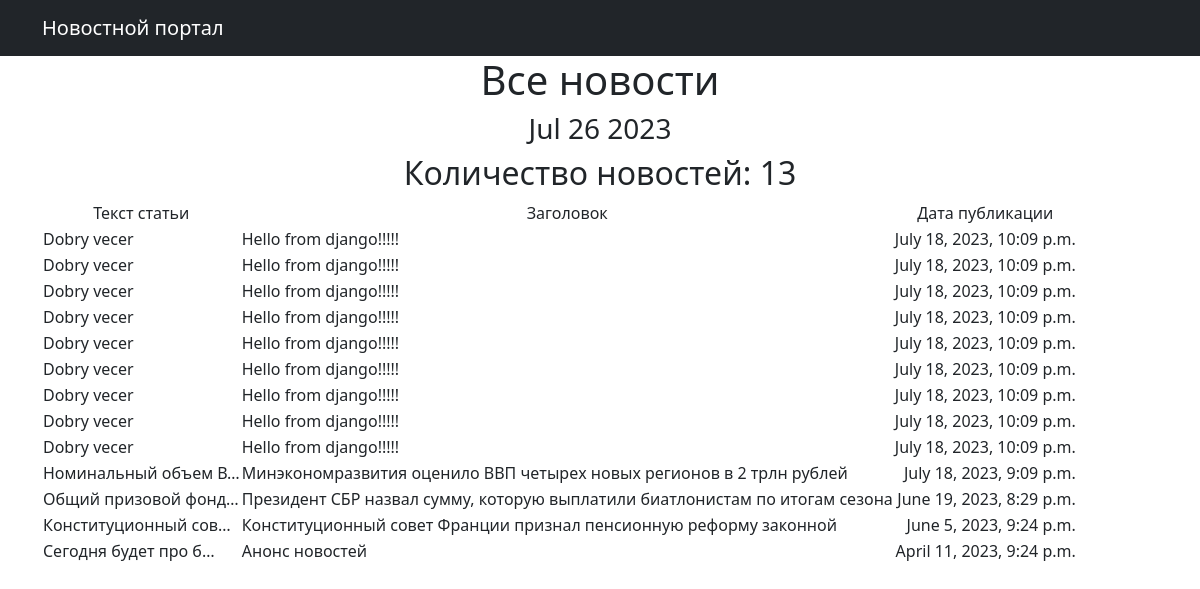
/posts/, run on the app's committed database.
### News/models.py (models this page shows, shortened)
class Post(models.Model):
    posts = 'posts'
    articles = 'articles'
    CHOICES = [
        (posts, 'Новости'),
        (articles, 'Статьи')
    ]
    author = models.ForeignKey(Author, on_delete=models.PROTECT)
    title = models.CharField(max_length=100)
    text = models.TextField()
    choice = models.CharField(max_length=10, choices=CHOICES, default=articles)
    posting_time = models.DateTimeField(null= True)
    category = models.ManyToManyField(Category, through = 'PostCategory')
    post_rating = models.IntegerField(default=0)
    @property
    def rating_post(self):
        return self.post_rating

### News/views.py (the view, shortened to what this page needs)
# urls.py: path('', PostsList.as_view(), name='news_list'),
class PostsList(ListView):
    model = Post
    ordering = '-posting_time'
    template_name = 'posts.html'
    context_object_name = 'posts'
    def get_queryset(self):
        queryset = super().get_queryset()
        self.filterset = PostFilter(self.request.GET, queryset)
        return self.filterset.qs
    def get_context_data(self, **kwargs):
        con = super().get_context_data(**kwargs)
        con['filterset'] = self.filterset
        return con

### News/models.py (called while the page is built)
    def __str__(self):
        return self.user.username

### News/templatetags/custom_filters.py (called while the page is built)
@register.filter()
def post(value, code='art'):
   postfix = NEWS_ARTICLES[code]
   return f'{value} {postfix}'

@register.filter()
def censor(value):
    for word in CENSOR_WORDS:
        value = value.replace(word[2:], '*' * len(word[2:]))
    return value

### News/templatetags/custom_tags.py (called while the page is built)
@register.simple_tag()
def current_time(format_string='%b %d %Y'):
   return datetime.utcnow().strftime(format_string)

### templates/posts.html (shortened to what this page needs)
{% extends 'flatpages/default.html' %}
{% load custom_filters %}
{% load custom_tags %}
{% block content %}
   <h1>Все новости</h1>
   <h3>{% current_time '%b %d %Y' %}</h3>
   <h2>Количество новостей: {{ posts|length }}</h2>
    {% if posts %}
       <table>
           <tr>
               <td>Текст статьи</td>
               <td>Заголовок</td>
               <td>Дата публикации</td>
           </tr>
           {% for post in posts %}
           <tr>
               <td align="left">{{ post.text|truncatechars:20 }}</td>
               <td align="left">{{ post.title| censor }}</td>
               <td align="right">{{ post.posting_time }}</td>
           </tr>
           {% endfor %}
       </table>
   {% else %}
       <h2>Новостей нет!</h2>
   {% endif %}
{% endblock content %}

### data on the page
Post: text "Dobry vecer", title|censor "Hello from django!!!!!", posting_time "July 18, 2023, 10:09 p.m."
Post: text "Dobry vecer", title|censor "Hello from django!!!!!", posting_time "July 18, 2023, 10:09 p.m."
Post: text "Dobry vecer", title|censor "Hello from django!!!!!", posting_time "July 18, 2023, 10:09 p.m."
Post: text "Dobry vecer", title|censor "Hello from django!!!!!", posting_time "July 18, 2023, 10:09 p.m."
Post: text "Dobry vecer", title|censor "Hello from django!!!!!", posting_time "July 18, 2023, 10:09 p.m."
Post: text "Dobry vecer", title|censor "Hello from django!!!!!", posting_time "July 18, 2023, 10:09 p.m."
Post: text "Dobry vecer", title|censor "Hello from django!!!!!", posting_time "July 18, 2023, 10:09 p.m."
Post: text "Dobry vecer", title|censor "Hello from django!!!!!", posting_time "July 18, 2023, 10:09 p.m."
Post: text "Dobry vecer", title|censor "Hello from django!!!!!", posting_time "July 18, 2023, 10:09 p.m."
Post: text "Номинальный объем В…", title|censor "Минэкономразвития оценило ВВП четырех новых регионов в 2 трлн рублей", posting_time "July 18, 2023, 9:09 p.m."
Post: text "Общий призовой фонд…", title|censor "Президент СБР назвал сумму, которую выплатили биатлонистам по итогам сезона", posting_time "June 19, 2023, 8:29 p.m."
Post: text "Конституционный сов…", title|censor "Конституционный совет Франции признал пенсионную реформу законной", posting_time "June 5, 2023, 9:24 p.m."
Post: text "Сегодня будет про б…", title|censor "Анонс новостей", posting_time "April 11, 2023, 9:24 p.m."

### other printed values
{{ posts|length }} "13"
